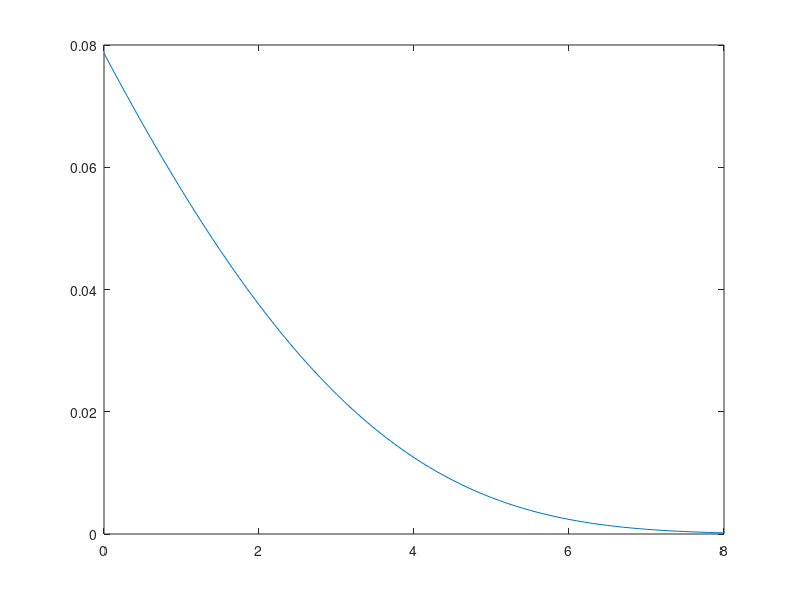

Recreate this plot in MATLAB.
x = (0:0.1:8);
y = 0.5 * erfc(sqrt(10.^(x/10)));
figure 1;
plot(x, y)
%saveas(plot(line), 'erreur_binaire_theorique.png')
